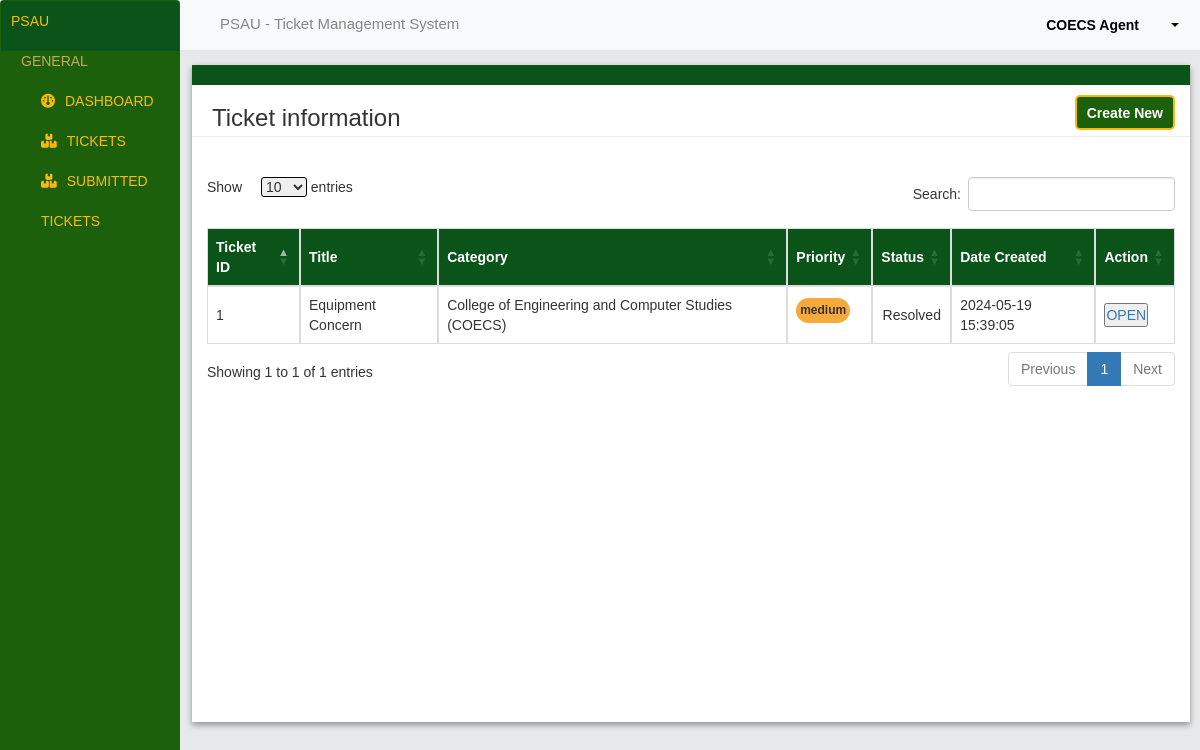
The page /staff/ticket-view.php (signed in) on the database its author committed.
### tables this page shows
CREATE TABLE `users` (
  `id` int(11) NOT NULL,
  `username` varchar(255) NOT NULL,
  `password` varchar(255) NOT NULL,
  `full_name` varchar(60) NOT NULL,
  `image` text NOT NULL,
  `psau_email` varchar(60) NOT NULL,
  `role` enum('customer','staff','admin') NOT NULL,
  `department` text NOT NULL
);

CREATE TABLE `tickets` (
  `ticketID` int(11) NOT NULL,
  `category` varchar(100) NOT NULL,
  `priority` enum('low','medium','high') NOT NULL,
  `title` varchar(255) NOT NULL,
  `description` text NOT NULL,
  `attachment` text NOT NULL,
  `status` enum('Open','In Progress','Resolved') NOT NULL DEFAULT 'Open',
  `creatorID` int(11) NOT NULL,
  `assigneeID` int(11) DEFAULT NULL,
  `createdAt` timestamp NOT NULL DEFAULT current_timestamp(),
  `updatedAt` timestamp NOT NULL DEFAULT current_timestamp() ON UPDATE current_timestamp()
);

### staff/ticket-view.php (the view, shortened to what this page needs)
<?php
    include '../connectivity.php';
$username = $_SESSION["username"];
$sql = "SELECT id, full_name FROM users WHERE username = ?";
$stmt = $conn->prepare($sql);
$stmt->bind_param("s", $username);
$stmt->execute();
$result = $stmt->get_result();
if ($result->num_rows > 0) {
    $row = $result->fetch_assoc();
    $user_id = $row['id'];
    $full_name = $row['full_name'];
} else {
    $user_id = null;
    $full_name = "Unknown";
}
?>
<!DOCTYPE html>
<html lang="en">
<head>
      <link rel="stylesheet" href="https://cdnjs.cloudflare.com/ajax/libs/font-awesome/6.5.2/css/all.min.css"
 />
    <link rel="stylesheet" href="https://maxcdn.bootstrapcdn.com/bootstrap/3.4.1/css/bootstrap.min.css">
    <link rel="stylesheet" href="https://cdn.datatables.net/1.13.4/css/dataTables.bootstrap5.min.css" />
      <link rel="stylesheet" href="../css/admin-ui.css" />
</head>
<body>
    <div class="navbar">
        <div class="home-nav">
            <p>PSAU</p>
        </div>
        <ul>
        <p class="sub-title">General</p>
            <li class="dash"><a href="http://localhost/psau4/staff/index.php"><i class="fa-solid fa-gauge"></i>Dashboard</a></li>
            <li><a href="http://localhost/psau4/staff/ticket-view.php"><i class="fa-solid fa-boxes-stacked"></i>Tickets</a></li>
            <li><a href="http://localhost/psau4/staff/sub-ticket.php"><i class="fa-solid fa-boxes-stacked"></i>Submitted Tickets</a></li>
            <br />
        </ul>
    </div>
    <div class="header">
        <div class="header-title">
            <p>PSAU - Ticket Management System</p>
        </div>
        <div class="account-header">
    <div class="dropdown">
        <button class="btn dropdown-toggle" type="button" data-toggle="dropdown">
            <div class="button-container"><p class="fullname"><?php echo $full_name; ?></p>
            <span class="caret"></span></div>
        </button>
    </div>
</div>
    </div>
    <div class="content">
        <div class="content_design">a</div>
        <div class="conten_text">
            <h3>Ticket information</h3>
            <a href="create-ticket.php"><button ><i class="bi bi-plus"></i>Create New</button></a>
        </div>
        <hr class="hr_content">
        <div class="table-container">
            <table id="myTable" class="display" style="width:100%">
                <thead>
                    <tr>
                        <th>Ticket ID</th>
                        <th>Title</th>
                        <th>Category</th>
                        <th>Priority</th>
                        <th>Status</th>
                        <th>Date Created</th>
                        <th>Action</th>
                    </tr>
                </thead>
                <tbody>
                <?php
            if ($user_id !== null) {
                $sql = "SELECT * FROM tickets WHERE assigneeID = ?";
                $stmt = $conn->prepare($sql);
                $stmt->bind_param("i", $user_id);
                $stmt->execute();
                $result = $stmt->get_result();
                if ($result->num_rows > 0) {
                    while ($row = $result->fetch_assoc()) {
                        $status_color = '';
                        switch ($row['priority']) {
                            case 'medium':
                                $status_color = '#F7AA3C';
                                break;
                        }
                        echo "<tr>
                            <td>" . $row['ticketID'] . "</td>
                            <td>" . $row['title'] . "</td>
                            <td>" . $row['category'] . "</td>
                            <td><p style='background-color: $status_color; border-radius:20px; padding-top:4px; text-align:center; font-weight:bold; font-size:12px; width:80%; height:25px;'>" . $row['priority'] . "</p></td>
                            <td style='text-align:center;'>" . $row['status'] . "</td>
                            <td>" . $row['createdAt'] . "</td>
                            <td>
                                <a href='open-ticket.php?id=" . $row['ticketID'] . "'><button>OPEN</button></a>
                            </td>";
                    }
                } else {
                    echo '<p>You have no tickets.</p>';
                }
            } else {
                echo '<p>User ID not set. Please log in.</p>';
            }
        ?>
                </tbody>
            </table>
        </div>
    </div>
</body>
</html>

### css/admin-ui.css (style rules this page uses)
* { margin: 0; padding: 0; box-sizing: border-box; font-family: "Poppins", sans-serif; }
body { background-color: #E6E8EA; }
.navbar { background-color: #1C600B; width: 15%; top: 0; margin: 0%; position: relative; display: flex; flex-direction: column; height: 200vh; color: white; font-family: "Oswald", sans-serif; font-weight: 500; position:fixed; padding-bottom: 100px; text-transform: uppercase; }
.home-nav { background: #0A5419; padding: 10px; color: #FBBA09; }
.sub-title { padding-left: 20px; cursor: default; }
ul { padding: 0; color: #C4A759; }
ul li { list-style: none; transition: background-color 0.5s; }
ul li a { display: block; padding-left: 40px; text-decoration: none; line-height: 40px; color: #FBBA09; font-size: 20; transition: .3s; }
ul li a i { margin-right: 10px; }
.header { display: flex; flex-direction: row; justify-content: space-between; background-color: #F8F9FA; height: 50px; margin-left: 15%; position: fixed; top: 0; width: 85%; z-index: 100; transition: 300ms; }
.header-title { text-align:start ; font-size: 15px; color: #868787; flex: 1; padding: 13px; padding-left: 40px; }
.account-header { flex: 1; text-align: end; padding: 9px; }
.dropdown .btn { border: none; background-color: #F8F9FA; color: black; font-weight: bold; }
.content { display: flex; flex-direction: column; margin-top: 65px; margin-left: 16%; margin-right: 10px; box-shadow: rgba(0, 0, 0, 0.16) 0px 3px 6px, rgba(0, 0, 0, 0.23) 0px 3px 6px; font-family: "Poppins", sans-serif; background-color: #FFFFFF; }
.content_design { color: #0A5419 ; background-color: #0A5419; }
.conten_text { display: flex; flex-direction: row; justify-content: space-between; margin-left: 20px; font-size: 2rem; font-weight: 700; }
.conten_text a button { text-decoration: none; color: white; font-weight: light; font-size: 14px; padding: 5px; padding-left: 10px; padding-right: 10px; margin-right: 15px; background-color: #1C600B; border-radius: 5px; width: auto; height: 35px; margin-top: 10px; border: 2px solid #FBBA09; }
.hr_content { margin-top: -5px; background-color: #EEEEEE; margin-top: 5 px; }
.table-container { margin: 15px; height: 100vh; overflow-x: hidden; margin-left: 15px ; margin-top: 20px; display: flex; flex-direction: column; }
.button-container { position: relative; display: inline-block; height: 10px; }
.fullname { display: inline-block; margin-right: 40px; }
.caret { position: absolute; top: 50%; transform: translateY(-50%); right: 0; margin-top: 5px; }

### staff/ticket-view.php (style rules this page uses)
.table-container { height: 530px; overflow-x: hidden; margin-left: 15px ; margin-top: 20px; display: flex; flex-direction: column; }
table { width: 100%; border-collapse: collapse; }
th, td { border: .2px solid gainsboro; text-align: left; padding: 8px; }
th { background: #0A5419; color: white; }

### rows shown on the page
users: full_name "COECS Agent"
tickets: ticketID "1", title "Equipment Concern", category "College of Engineering and Computer Studies (COECS)", priority "medium", status "Resolved", createdAt "2024-05-19 15:39:05"
